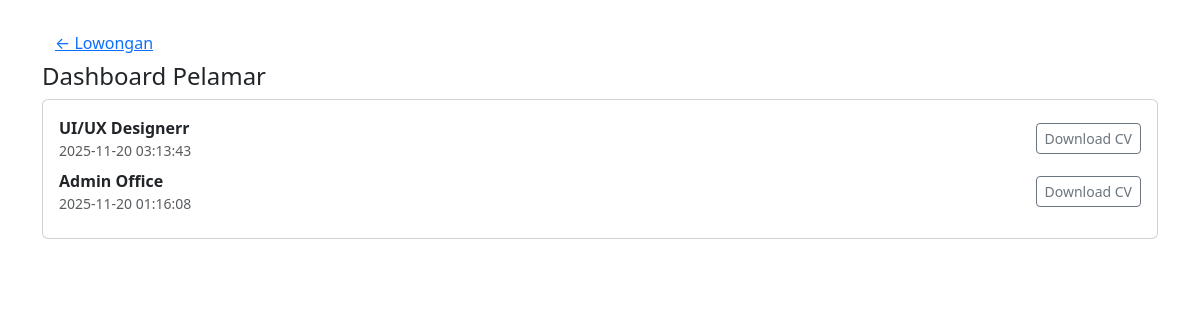
The app's page /dashboard.php (signed in) with its own data.
### tables this page shows
CREATE TABLE `applications` (
  `id` int NOT NULL,
  `job_id` int NOT NULL,
  `user_id` int NOT NULL,
  `cv_file` varchar(255) NOT NULL,
  `applied_at` timestamp NOT NULL DEFAULT CURRENT_TIMESTAMP,
  `created_at` datetime DEFAULT CURRENT_TIMESTAMP,
  `status` enum('pending','approved','rejected') DEFAULT 'pending'
);

CREATE TABLE `jobs` (
  `id` int NOT NULL,
  `title` varchar(150) NOT NULL,
  `company` varchar(150) NOT NULL,
  `location` varchar(120) NOT NULL,
  `category` varchar(100) NOT NULL,
  `type` varchar(50) DEFAULT 'Full-time',
  `salary` varchar(80) DEFAULT '',
  `description` text,
  `logo` varchar(255) DEFAULT NULL,
  `posted_at` timestamp NOT NULL DEFAULT CURRENT_TIMESTAMP,
  `status` enum('pending','active','inactive') DEFAULT 'pending'
);

### dashboard.php (the view, shortened to what this page needs)
<?php
require_once('./config.php'); session_start();
$stmt = $conn->prepare('SELECT a.id,a.cv_file,a.applied_at,j.title FROM applications a JOIN jobs j ON a.job_id=j.id WHERE a.user_id=? ORDER BY a.applied_at DESC');
$stmt->bind_param('i',$_SESSION['user_id']); $stmt->execute();
$res = $stmt->get_result();
?>
<!doctype html>
<html lang="id">
<head>
    <link href="https://cdn.jsdelivr.net/npm/bootstrap@5.3.0/dist/css/bootstrap.min.css" rel="stylesheet">
</head>
<body>
    <div class="container py-4"><a href="index.php" class="btn btn-link">&larr; Lowongan</a>
        <h4>Dashboard Pelamar</h4>
        <div class="card">
            <div class="card-body">
                <?php while($r = $res->fetch_assoc()): ?>
                <div class="d-flex justify-content-between align-items-center mb-2">
                    <div><strong><?=htmlspecialchars($r['title'])?></strong>
                        <div class="small text-muted"><?=htmlspecialchars($r['applied_at'])?></div>
                    </div>
                    <div><a class="btn btn-sm btn-outline-secondary" href="./uploads/<?=urlencode($r['cv_file'])?>"
                            target="_blank">Download CV</a></div>
                </div>
                <?php endwhile; ?>
            </div>
        </div>
    </div>
</body>
</html>

### records on screen
applications: job.title "UI/UX Designerr", applied_at "2025-11-20 03:13:43"
applications: job.title "Admin Office", applied_at "2025-11-20 01:16:08"
